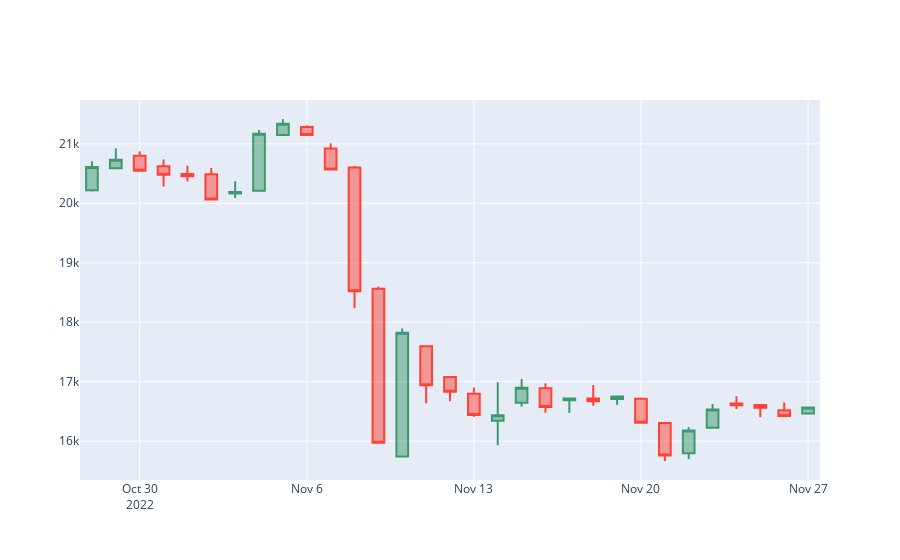

Notebook code cell kept with this figure:
### Markdown cell above
Finally we are now ready to use **plotly** to create our **Candlestick Chart**.

### Code cell
fig = go.Figure(data=[go.Candlestick(x=candlestick_data['date'],
                open=candlestick_data['Price']['first'], 
                high=candlestick_data['Price']['max'],
                low=candlestick_data['Price']['min'], 
                close=candlestick_data['Price']['last'])
                ])

fig.update_layout(xaxis_rangeslider_visible=False)

fig.show()
